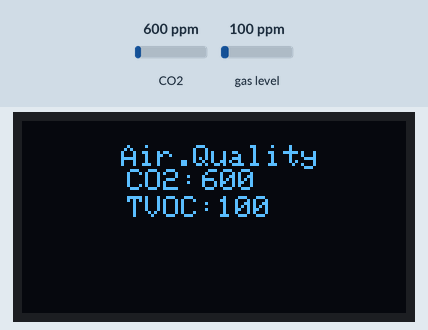
A sketch run on a simulated Arduino Uno, built with avr-gcc and run on an emulated ATmega328P. Shown: 128×64 one-colour display. Inputs (shaded band) come from the test bench; at power-on: CO2 600 ppm, gas level 100 ppm.

Above: at 2.8 s.
2.9 s: CO2 set to 452 ppm
At 5.3 s:
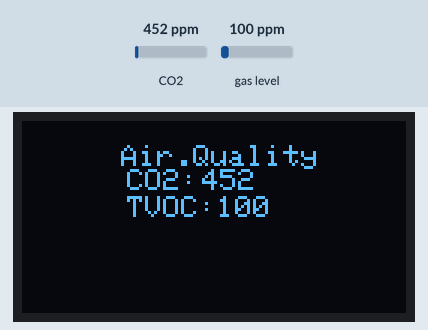
5.6 s: gas level set to 20 ppm
At 6.8 s:
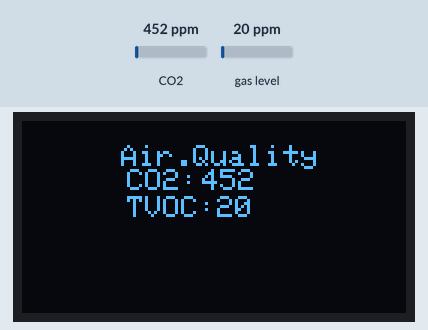
8.3 s: CO2 set to 1050 ppm
At 10.9 s:
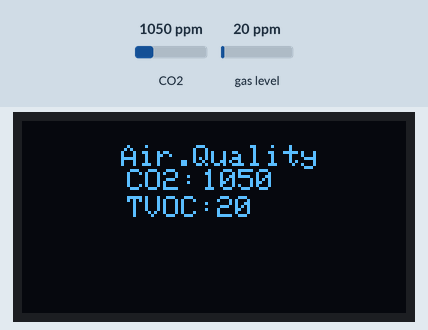
11.7 s: gas level set to 250 ppm
At 13.6 s:
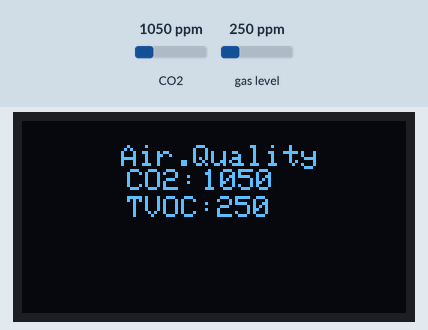
Timing chart, 0 to 15.1 s (numbered marks = the images above; inputs shaded):
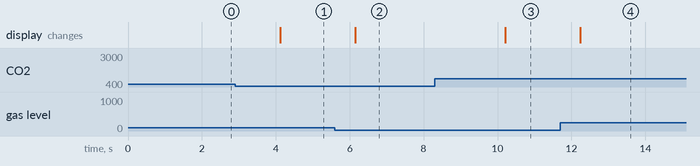

The sketch:

SGP30_C3-Mini_0.66-OLED_cloudfree.ino
```cpp
#include <Wire.h>
#include <Adafruit_GFX.h>
#include <Adafruit_SSD1306.h>
#include <Adafruit_SGP30.h>

#define OLED_RESET 0 // GPIO0
Adafruit_SSD1306 display(OLED_RESET);

Adafruit_SGP30 sgp30;

void setup()
{
Wire.begin();
  display.begin(SSD1306_SWITCHCAPVCC, 0x3C);

  if (sgp30.begin() == false)
  {

    while (1)
      ;
  }


}

void loop()
{

  display.clearDisplay();
  display.setTextSize(1);
  display.setTextColor(WHITE);
  display.setCursor(33, 8);
  display.println("Air.Quality");

  if (sgp30.IAQmeasure())
  {
    display.setCursor(35, 16);
    display.println("CO2: ");
    display.setCursor(60, 16);
    display.println(sgp30.eCO2);

    display.setCursor(35, 25);
    display.println("TVOC: ");
    display.setCursor(65, 25);
    display.setTextSize(1);
    display.println(sgp30.TVOC);

    display.display();
     delay(2000);
  }
  else
  {
    display.println("Error!");
    display.display();

    while (1)
    {
      ;
    }

  }


}
```

Measured:
- after the input at 2.9 s, the display: changes after 1.2 s (image 1)
- after the input at 5.6 s, the display: changes after 0.55 s (image 2)
- after the input at 8.3 s, the display: changes after 1.9 s (image 3)
- after the input at 11.7 s, the display: changes after 0.55 s (image 4)
